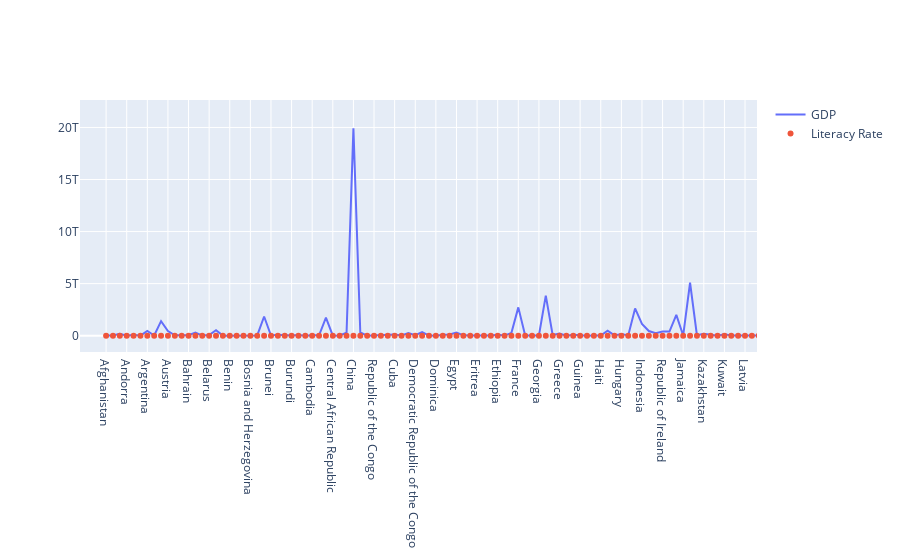

Notebook source saved alongside this figure:
### Markdown cell above
# Plot the GDP and Literacy rate of the each country (Year : 2023)

### Code cell
import pandas as pd
import matplotlib.pyplot as plt
import plotly.graph_objects as go

df=pd.read_excel("world_literacy_data_2021_2023.xlsx")
df.fillna(mean_value,inplace=True)
df_2023=df[df['Year']==2023]
print(df_2023)
fig = go.Figure()
fig.add_trace(go.Scatter(x=df_2023['Country'], y=df['GDP'],
                    mode='lines',
                    name='GDP'))
fig.add_trace(go.Scatter(x=df_2023['Country'], y=df['Literacy Rate'],
                    mode='markers',
                    name='Literacy Rate'))
fig.show()

### Figure 1 — Plotly figure (JSON) as saved in the notebook; plotly's stock layout.template omitted (floating-point values rounded to 4 significant figures; data arrays with more than 128 entries replaced by an {"elided": "..."} marker saying what was removed)
{"data": [{"mode": "lines", "name": "GDP", "type": "scatter", "x": {"elided": "195 str values"}, "y": {"elided": "585 float values"}}, {"mode": "markers", "name": "Literacy Rate", "type": "scatter", "x": {"elided": "195 str values"}, "y": {"elided": "585 float values"}}], "layout": {"autosize": true, "xaxis": {"autorange": false, "range": [-3.799, 94.74], "type": "category"}, "yaxis": {"autorange": true, "range": [-1837000000000.0, 22652140000000], "type": "linear"}}}
